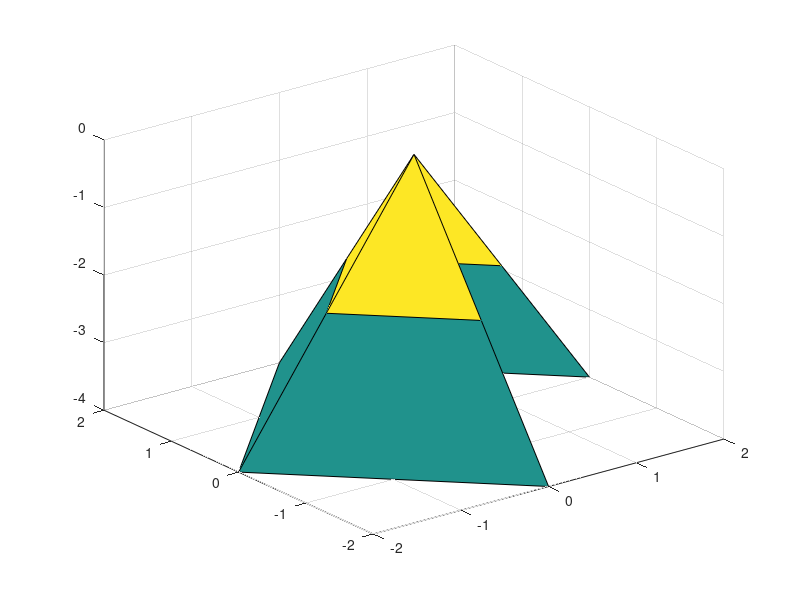

Recreate this plot in MATLAB.

r_points = 3;
theta_points = 5;
r = linspace(0,2,r_points);
theta = linspace(0,2*pi,theta_points);
theta = theta(1:end-1);

r_mat = repmat(r(:)',length(theta),1)';
theta_mat = repmat(theta(:)',length(r),1);

X_mat = r_mat.*cos(theta_mat);
Y_mat = r_mat.*sin(theta_mat);

k = -2;
F = k*r_mat;

[dFr dFt] = gradient(F',r,theta);
dFt = dFt./(repmat(r(:)',length(theta),1));
dFr = dFr'; dFt = dFt';

dFx = dFr .*cos(theta_mat)-dFt.*sin(theta_mat);
dFy = dFr .*sin(theta_mat)+dFt.*sin(theta_mat);



figure();
surf(X_mat,Y_mat,F)
return
